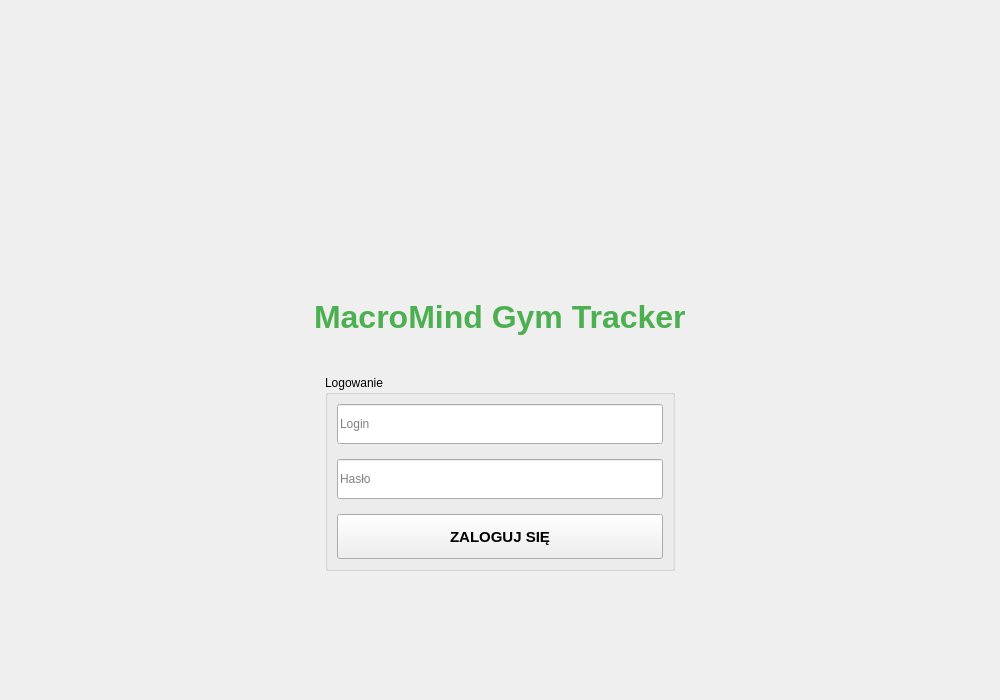
<?xml version="1.0" encoding="UTF-8"?>

<ui version="4.0">

 <class>LoginView</class>

 <widget class="QWidget" name="LoginView">

  <property name="geometry">

   <rect>

    <x>0</x>

    <y>0</y>

    <width>1000</width>

    <height>700</height>

   </rect>

  </property>

  <layout class="QVBoxLayout" name="verticalLayout">

   <property name="spacing">

    <number>20</number>

   </property>

   <item>

    <spacer name="verticalSpacer_top">

     <property name="orientation">

      <enum>Qt::Orientation::Vertical</enum>

     </property>

     <property name="sizeHint" stdset="0">

      <size>

       <width>20</width>

       <height>40</height>

      </size>

     </property>

    </spacer>

   </item>

   <item alignment="Qt::AlignmentFlag::AlignHCenter">

    <widget class="QLabel" name="lblLogo">

     <property name="minimumSize">

      <size>

       <width>0</width>

       <height>150</height>

      </size>

     </property>

     <property name="maximumSize">

      <size>

       <width>500</width>

       <height>200</height>

      </size>

     </property>

     <property name="text">

      <string/>

     </property>

     <property name="scaledContents">

      <bool>false</bool>

     </property>

     <property name="alignment">

      <set>Qt::AlignmentFlag::AlignCenter</set>

     </property>

    </widget>

   </item>

   <item alignment="Qt::AlignmentFlag::AlignHCenter">

    <widget class="QLabel" name="lblTitle">

     <property name="font">

      <font>

       <pointsize>24</pointsize>

       <bold>true</bold>

      </font>

     </property>

     <property name="styleSheet">

      <string notr="true">color: #4CAF50; margin-bottom: 20px;</string>

     </property>

     <property name="text">

      <string>MacroMind Gym Tracker</string>

     </property>

    </widget>

   </item>

   <item alignment="Qt::AlignmentFlag::AlignHCenter">

    <widget class="QGroupBox" name="loginGroup">

     <property name="minimumSize">

      <size>

       <width>350</width>

       <height>0</height>

      </size>

     </property>

     <property name="maximumSize">

      <size>

       <width>400</width>

       <height>16777215</height>

      </size>

     </property>

     <property name="title">

      <string>Logowanie</string>

     </property>

     <layout class="QVBoxLayout" name="vboxLogin">

      <property name="spacing">

       <number>15</number>

      </property>

      <item>

       <widget class="QLineEdit" name="loginInput">

        <property name="minimumSize">

         <size>

          <width>0</width>

          <height>40</height>

         </size>

        </property>

        <property name="placeholderText">

         <string>Login</string>

        </property>

       </widget>

      </item>

      <item>

       <widget class="QLineEdit" name="passwordInput">

        <property name="minimumSize">

         <size>

          <width>0</width>

          <height>40</height>

         </size>

        </property>

        <property name="echoMode">

         <enum>QLineEdit::EchoMode::Password</enum>

        </property>

        <property name="placeholderText">

         <string>Hasło</string>

        </property>

       </widget>

      </item>

      <item>

       <widget class="QPushButton" name="loginButton">

        <property name="minimumSize">

         <size>

          <width>0</width>

          <height>45</height>

         </size>

        </property>

        <property name="font">

         <font>

          <pointsize>11</pointsize>

          <bold>true</bold>

         </font>

        </property>

        <property name="cursor">

         <cursorShape>PointingHandCursor</cursorShape>

        </property>

        <property name="text">

         <string>ZALOGUJ SIĘ</string>

        </property>

       </widget>

      </item>

     </layout>

    </widget>

   </item>

   <item>

    <spacer name="verticalSpacer_bottom">

     <property name="orientation">

      <enum>Qt::Orientation::Vertical</enum>

     </property>

     <property name="sizeHint" stdset="0">

      <size>

       <width>20</width>

       <height>40</height>

      </size>

     </property>

    </spacer>

   </item>

  </layout>

 </widget>

 <resources/>

 <connections/>

</ui>
